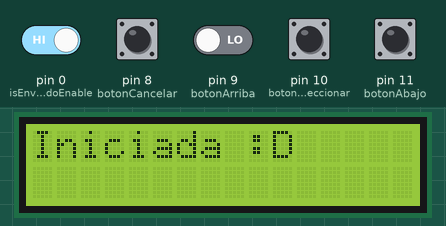
Simulated run of this sketch. Board: Arduino Uno, built with avr-gcc and run on an emulated ATmega328P. Parts: 16×2 character LCD. The test bench sets the inputs (shaded band); at power-on: pin 0 (isEnvasadoEnable) HIGH, pin 8 (botonCancelar), pin 9 (botonArriba), pin 10 (botonSeleccionar), pin 11 (botonAbajo) LOW.

Above: at 1.2 s.
1.3 s: pin 0 (isEnvasadoEnable) driven LOW
At 2.3 s:
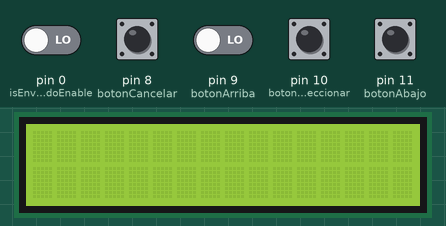
2.8 s: pin 10 (botonSeleccionar) pulled HIGH for 0.15 s
At 3.4 s:
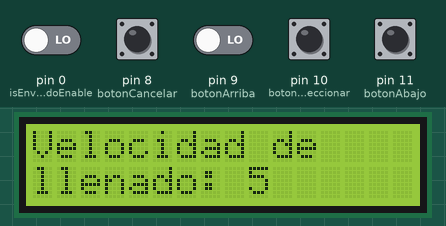
4.4 s: pin 11 (botonAbajo) pulled HIGH for 0.15 s
At 5.0 s:
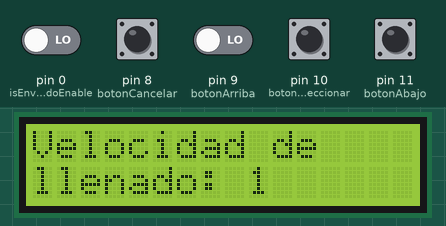
6.0 s: pin 10 (botonSeleccionar) pulled HIGH for 1 s
At 8.1 s:
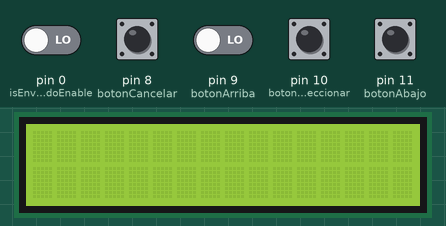
8.5 s: pin 9 (botonArriba) driven HIGH and pin 10 (botonSeleccionar) driven HIGH
11.5 s: pin 11 (botonAbajo) pulled HIGH for 1 s
Timing chart, 0 to 14.5 s (numbered marks = the images above; inputs shaded):
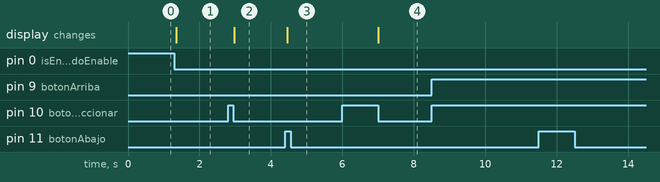

Measured:
- after the input at 1.3 s, the display: changes after 0.05 s (image 1)
- after the input at 2.8 s, the display: changes after 0.18 s (image 2)
- after the input at 4.4 s, the display: changes after 0.06 s (image 3)
- after the input at 6.0 s, the display: changes after 1.0 s (image 4)
- after the input at 8.5 s, every drawn part: stays the same
- after the input at 11.5 s, every drawn part: stays the same

The sketch:

panelDeControl.ino
```cpp
//#include <LiquidCrystal.h>
#include <Wire.h>
#include <LCD.h>
#include <LiquidCrystal_I2C.h>


//// Inicialización pantalla ////

/* - Código para LCD sin I2C */
// LiquidCrystal lcd(7, 6, 5, 4, 3, 2, 1);   // -

/* + Código para LCD con I2C */
LiquidCrystal_I2C lcd (0x27, 2, 1, 0, 4, 5, 6, 7); // DIR, E, RW, D4, D5, D6, D7 // +

//// Declaración de pines ////
int botonCancelar = 8;
int botonArriba = 9;
int botonSeleccionar = 10;
int botonAbajo = 11;

int interruptorMaestro = 12;

//// Variables auxiliares ////
char auxCadena[16];
int isEnvasadoEnable = 0;           //Esta variable cambiaría su valor con base al inicio o final de un ciclo de envasado.

//// Variables del sistema ////
int velocidadDeLlenado = 5;
int envasesLlenados = 0;            //Esta variable cambiaría su valor con base al desarrollo que se presente en los demás bloques.
int gramosLlenados = 0;             //Esta variable cambiaría su valor con base al desarrollo que se presente en los demás bloques.

int PESOSMAXIMOS[3] = {179, 282, 330};
int PESOSMINIMOS[3] = {31, 40, 50};

int pesos[3] = {179, 282, 330};    // Pesos del envase 1, 2 y 3 respectivamente (incluyendo el peso de la lata vacía).
                                  // NOTA: el peso 3 no se ha definido aún, por lo que por ahora se define (arbitrariamente) como 330.


/* Variables de Menú */
char MENU[3][16] = {"1-Vel.Llenado(5)", "2-CambiarPesos", "3-Estadísticas"}; // Menú inicial
unsigned int seccionMenu = 0;
unsigned int opcion = 0;
int mostrando = 0;

/// Variables para el uso de millis()
unsigned long currentMillis = 0;
unsigned long previousMillis = 0;
const long interval = 500;

void setup() {

  // Setup pinMode
  pinMode(botonCancelar, INPUT);
  pinMode(botonArriba, INPUT);
  pinMode(botonSeleccionar, INPUT);
  pinMode(botonAbajo, INPUT);
  pinMode(interruptorMaestro,INPUT);

  // Setup LCD
  lcd.begin(16, 2);
  lcd.setBacklightPin(3, POSITIVE);
  lcd.setBacklight(HIGH);
  lcd.clear();
  lcd.setCursor(0, 0);
  lcd.print("Iniciada :D");


}

void loop() {

  while(digitalRead(isEnvasadoEnable) == 0){
    MenuPrincipal();
  }
  // ... ejecución del ciclo de envasado...
}

void MenuPrincipal(){

  titilarSeleccion(seccionMenu, opcion);

  if (digitalRead(botonArriba) == HIGH && opcion != 0){
    opcion--;
  }
  else if(digitalRead(botonAbajo) == HIGH && opcion != 2){
    opcion++;
  }

  if (opcion <=1){
    seccionMenu = 0;
  }
  else if (opcion >= 2){
    seccionMenu = 1;
  }

  if (digitalRead(botonSeleccionar) == HIGH){
    switch (opcion){
      case 0:
        SeleccionDeVelocidad();
        break;
      case 1:
        configPesos();
        break;
      case 2:
        EnvasesLlenados();
        break;
    }
  }
}

void titilarSeleccion(int seccion, int opcion){
  lcd.clear();
  int mostrando = 0;

  currentMillis = millis();
  if (currentMillis - previousMillis >= interval){
    switch (seccion){

      case 0:
        switch (mostrando){
          case 0:
            lcd.clear();
            lcd.setCursor(0, 0);
            lcd.print(MENU[0]);
            lcd.setCursor(0, 1);
            lcd.print(MENU[1]);
            mostrando = 1;
            break;

          case 1:
            lcd.clear();
            lcd.setCursor(0, !opcion);
            lcd.print(MENU[!opcion]);

            mostrando = 0;
            break;
        }
      case 1:
        switch (mostrando){
          case 0:
            lcd.setCursor(0, 0);
            lcd.print(MENU[2]);

            mostrando = 1;
            break;

          case 1:
            lcd.clear();

            mostrando = 0;
            break;
        }
    }
    previousMillis = currentMillis;
  }
}
void EnvasesLlenados(){
  int aux = 0;

  while(1){

    if (currentMillis - previousMillis >= 3000){
      if (aux == 0){
        lcd.clear();
        lcd.setCursor(0, 0);
        lcd.print("Gramos");
        lcd.setCursor(0, 1);
        sprintf(auxCadena, "envasados: %d", gramosLlenados);
        lcd.print(auxCadena);

        aux = 1;
        previousMillis = currentMillis;
      }
      else{
        lcd.clear();
        lcd.setCursor(0, 0);
        lcd.print("Envases");
        lcd.setCursor(0, 1);
        sprintf(auxCadena, "llenados: %d", envasesLlenados);
        lcd.print(auxCadena);

        aux = 0;
        previousMillis = currentMillis;
      }

      if (digitalRead(botonCancelar) == HIGH || digitalRead(botonSeleccionar) == HIGH){
        break;
      }
    }

  }

}

void SeleccionDeVelocidad(){
  lcd.clear();
  lcd.setCursor(0, 0);
  lcd.print("Velocidad de");
  int vel_actual = velocidadDeLlenado;

  while(1){
    if (digitalRead(botonArriba) == HIGH && velocidadDeLlenado < 5){
      velocidadDeLlenado++;

    }
    else if(digitalRead(botonAbajo) == HIGH && velocidadDeLlenado > 1){
      velocidadDeLlenado--;
    }
    lcd.setCursor(0, 1);
    sprintf(auxCadena, "llenado: %d", velocidadDeLlenado);
    lcd.print(auxCadena);

    if (digitalRead(botonCancelar) == HIGH){
      velocidadDeLlenado = vel_actual;

      sprintf(auxCadena, "1-Vel.Llenado(%d)", velocidadDeLlenado);
      strcpy(MENU[0], auxCadena);

      break;
    }
    else if(digitalRead(botonSeleccionar) == HIGH){
      break;
    }
  }

}

void configPesos(){
  int aux = 1;

  lcd.clear();
  lcd.setCursor(0, 0);
  lcd.print("Tipo de envase:");

  while(1){
    lcd.setCursor(0, 1);
    lcd.print(aux);

    if (digitalRead(botonArriba) == HIGH && aux != 3){
      aux++;
    }
    else if (digitalRead(botonAbajo) == HIGH && aux != 1){
      aux--;
    }

    if (digitalRead(botonSeleccionar) == HIGH){
      CambiarPeso(aux);
    }
    else if(digitalRead(botonCancelar) == HIGH){
      break;
    }
  }

}

void CambiarPeso(int tipoDeEnvase){
  int aux = pesos[tipoDeEnvase];
  lcd.clear();
  lcd.setCursor(0, 0);
  lcd.print("Seleccione el");
  lcd.setCursor(0, 1);
  lcd.print("nuevo peso: ");

  while(1){
    lcd.setCursor(0, 12);
    lcd.print(aux);

    if (digitalRead(botonArriba) == HIGH && aux < PESOSMAXIMOS[tipoDeEnvase]){

      if (aux + 10 > PESOSMAXIMOS[tipoDeEnvase]){
        aux = PESOSMAXIMOS[tipoDeEnvase];
      }
      else{
        aux = aux + 10;
      }

    }
    else if (digitalRead(botonAbajo) == HIGH && aux > PESOSMINIMOS[tipoDeEnvase]){
      if (aux - 10 < PESOSMINIMOS[tipoDeEnvase]){
        aux = PESOSMINIMOS[tipoDeEnvase];
      }
      else{
        aux = aux - 10;
      }
    }

    if (digitalRead(botonCancelar) == HIGH){
      break;
    }
    else if(digitalRead(botonSeleccionar) == HIGH){
      pesos[tipoDeEnvase] = aux;
      break;
    }
  }
}
```
